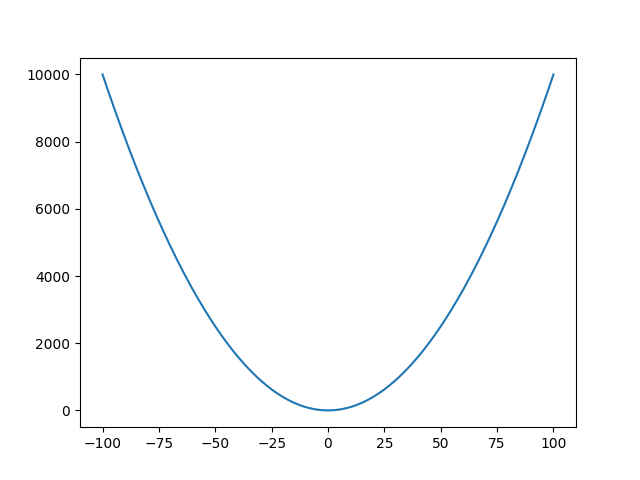

Reproduce this figure in Python.
import matplotlib
matplotlib.use("Agg")
import matplotlib.pyplot as plot

def f(x):
    # put your code here
    return x ** 2
    
xs = list(range(-100, 101))
ys = []
for x in xs:
    ys.append(f(x))

plot.plot(xs, ys)
plot.savefig('exercise3.png')
plot.close()